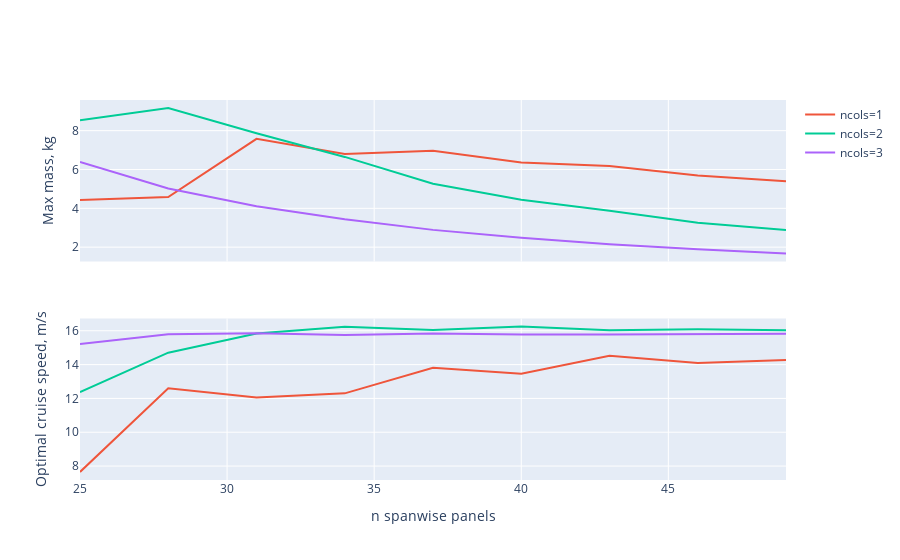

The cell this chart's notebook holds for it:
### Code cell
import plotly.graph_objects as go
from plotly.subplots import make_subplots

fig = make_subplots(
    rows=2,
    cols=1,
    shared_xaxes=True,
)
for ncols in df.ncols.unique():
    dff = df[df.ncols == ncols]
    fig.add_trace(
        go.Scatter(
            x=dff.nrows,
            y=dff.mass,
            mode="lines",
            line=dict(color=px.colors.qualitative.Plotly[ncols]),
            name=f"ncols={ncols}",
        ),
        row=1,
        col=1,
    )
    fig.add_trace(
        go.Scatter(
            x=dff.nrows,
            showlegend=False,
            y=dff.V,
            mode="lines",
            line=dict(color=px.colors.qualitative.Plotly[ncols]),
            name=f"ncols={ncols}",
        ),
        row=2,
        col=1,
    )

fig.update_layout(
    xaxis2=dict(title="n spanwise panels"),
    yaxis=dict(title="Max mass, kg"),
    yaxis2=dict(title="Optimal cruise speed, m/s"),
).show()

### Figure 1 — Plotly figure (JSON) as saved in the notebook; plotly's stock layout.template omitted (floating-point values rounded to 4 significant figures)
{"data": [{"line": {"color": "#EF553B"}, "mode": "lines", "name": "ncols=1", "type": "scatter", "x": [25, 28, 31, 34, 37, 40, 43, 46, 49], "xaxis": "x", "y": [4.429, 4.578, 7.579, 6.798, 6.965, 6.362, 6.186, 5.693, 5.4], "yaxis": "y"}, {"line": {"color": "#EF553B"}, "mode": "lines", "name": "ncols=1", "showlegend": false, "type": "scatter", "x": [25, 28, 31, 34, 37, 40, 43, 46, 49], "xaxis": "x2", "y": [7.653, 12.6, 12.05, 12.3, 13.81, 13.45, 14.53, 14.1, 14.27], "yaxis": "y2"}, {"line": {"color": "#00CC96"}, "mode": "lines", "name": "ncols=2", "type": "scatter", "x": [25, 28, 31, 34, 37, 40, 43, 46, 49], "xaxis": "x", "y": [8.536, 9.163, 7.869, 6.648, 5.265, 4.448, 3.879, 3.257, 2.884], "yaxis": "y"}, {"line": {"color": "#00CC96"}, "mode": "lines", "name": "ncols=2", "showlegend": false, "type": "scatter", "x": [25, 28, 31, 34, 37, 40, 43, 46, 49], "xaxis": "x2", "y": [12.37, 14.7, 15.84, 16.24, 16.04, 16.25, 16.04, 16.09, 16.03], "yaxis": "y2"}, {"line": {"color": "#AB63FA"}, "mode": "lines", "name": "ncols=3", "type": "scatter", "x": [25, 28, 31, 34, 37, 40, 43, 46, 49], "xaxis": "x", "y": [6.39, 5.019, 4.105, 3.44, 2.891, 2.487, 2.155, 1.89, 1.678], "yaxis": "y"}, {"line": {"color": "#AB63FA"}, "mode": "lines", "name": "ncols=3", "showlegend": false, "type": "scatter", "x": [25, 28, 31, 34, 37, 40, 43, 46, 49], "xaxis": "x2", "y": [15.22, 15.8, 15.85, 15.75, 15.85, 15.77, 15.79, 15.81, 15.83], "yaxis": "y2"}], "layout": {"xaxis": {"anchor": "y", "domain": [0, 1], "matches": "x2", "showticklabels": false}, "xaxis2": {"anchor": "y2", "domain": [0, 1], "title": {"text": "n spanwise panels"}}, "yaxis": {"anchor": "x", "domain": [0.575, 1], "title": {"text": "Max mass, kg"}}, "yaxis2": {"anchor": "x2", "domain": [0, 0.425], "title": {"text": "Optimal cruise speed, m/s"}}}}
